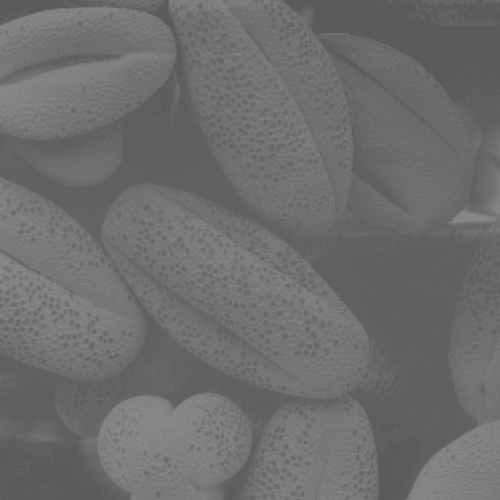
%> input picture DIP/DIP参考书籍代码和素材/0_images/gsls_test1.tif, 500 x 500 px
$ octave Image_HistEQ2.m   (GNU Octave 9; MATLAB toolbox functions it lacks are replaced by stand-ins)
%> lines starting %> are read from the running program, lines starting %| are printed output that depends on the picture
### DIP/DIP参考书籍代码/2_Matlab_Project/3.1_VIP_Histgram_EQ/Gray2Gray_Data_Gen.m
% 打印函数2：Gray输入，Gray输出
%   Gray2Gray_Data_Gen(uint8 img_Gray1, uint8 img_Gray2)
%   img_Gray1：输入待处理的灰度图像
%   img_Gray2：输入处理后的灰度图像
%   img_Gray1.dat：输出待处理的灰度图像hex数据（比对源数据）
%   img_Gray2.dat：输出处理完的灰度图像hex数据（比对结果）

function Gray2Gray_Data_Gen(img_Gray1,img_Gray2)

h1 = size(img_Gray1,1);         % 读取图像高度
w1 = size(img_Gray1,2);         % 读取图像宽度
h2 = size(img_Gray2,1);         % 读取图像高度
w2 = size(img_Gray2,2);         % 读取图像宽度

% -------------------------------------------------------------------------
% Simulation Source Data Generate
bar = waitbar(0,'Speed of source data generating...');  %Creat process bar
fid = fopen('.\img_Gray1.dat','wt');
for row = 1 : h1
    line_pixel = lower(dec2hex(img_Gray1(row,:),2))';
    str_data_tmp = [];
    for col = 1 : w1
        str_data_tmp = [str_data_tmp,line_pixel(col*2-1:col*2),' '];
    end
    str_data_tmp = [str_data_tmp,10];
    fprintf(fid,'%s',str_data_tmp);
    waitbar(row/h1);
end
fclose(fid);
close(bar);   % Close waitbar.

% Simulation Target Data Generate
bar = waitbar(0,'Speed of target data generating...');  %Creat process bar
fid = fopen('.\img_Gray2.dat','wt');
for row = 1 : h2
    line_pixel = lower(dec2hex(img_Gray2(row,:),2))';
    str_data_tmp = [];
    for col = 1 : w2
        str_data_tmp = [str_data_tmp,line_pixel(col*2-1:col*2),' '];
    end
    str_data_tmp = [str_data_tmp,10];
    fprintf(fid,'%s',str_data_tmp);
    waitbar(row/h2);
end
fclose(fid);
close(bar);   % Close waitbar.

### DIP/DIP参考书籍代码/2_Matlab_Project/3.1_VIP_Histgram_EQ/Image_HistEQ2.m
clear all; close all; clc;

% -------------------------------------------------------------------------
% Read PC image to Matlab
IMG1 = imread('../../0_images/gsls_test1.tif');    % 读取jpg图像
%> IMG1 is the input picture: size 500x500 uint8; min 91, max 138, mean 109.1
% IMG1 = rgb2gray(IMG1);
h = size(IMG1,1);         % 读取图像高度
%> h = 500
w = size(IMG1,2);         % 读取图像宽度
%> w = 500

% ----------------------------------------------
% Step1: 进行像素灰度级数统计
NumPixel = zeros(1,256);    %统计0-255灰度级数
for i = 1:h
    for j = 1: w
        NumPixel(IMG1(i,j) + 1) = NumPixel(IMG1(i,j) + 1) + 1;
    end
end
%> after the loop, NumPixel = 256 values, max 19078 at index 97, min 0 at index 1, mean 976.6

% Step2: 进行像素灰度级数累积统计
CumPixel = zeros(1,256);
for i = 1:256
    if i == 1
        CumPixel(i) = NumPixel(i);
    else
        CumPixel(i) = CumPixel(i-1) + NumPixel(i);
    end
end
%> after the loop, CumPixel = 256 values from 0 to 250000

% Step3: 对灰度值进行映射（均衡化） = 归一化 + 扩大到255
IMG2 = zeros(h,w);
for i = 1:h
    for j = 1: w
%        IMG2(i,j) = CumPixel(IMG1(i,j)+1)/(h*w)*255;
        IMG2(i,j) = CumPixel(IMG1(i,j)+1)/980;
%        IMG2(i,j) = bitshift(CumPixel(IMG1(i,j)+1),-10);
    end
end
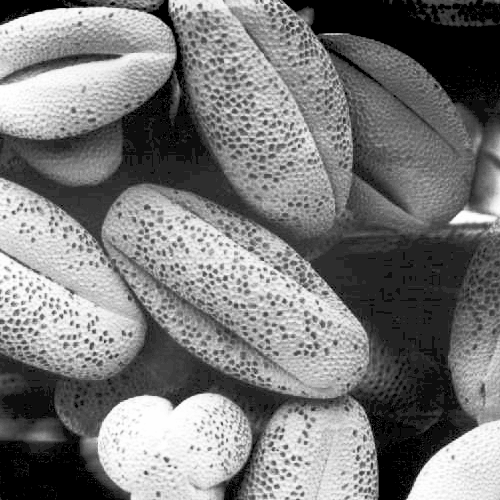
%> IMG2: size 500x500 double; min 17.85, max 255.1, mean 132; drawn with min black and max white
IMG2 = uint8(IMG2);
%> IMG2: size 500x500 uint8


% -------------------------------------------------------------------------
% IMG2 = rgb2gray(IMG1);    % 转灰度图像
% figure;
subplot(231), imshow(IMG1); title('Original Image');
subplot(234), imhist(IMG1); title('Original Hist');

% ----------------------------------------------
% Step1: 进行像素灰度级数统计
NumPixel2 = zeros(1,256);    %统计0-255灰度级数
for i = 1:h
    for j = 1: w
        NumPixel2(IMG2(i,j) + 1) = NumPixel2(IMG2(i,j) + 1) + 1;
    end
end
%> after the loop, NumPixel2 = 256 values, max 19078 at index 51, min 0 at index 1, mean 976.6

% Step2: 进行像素灰度级数累积统计
CumPixel2 = zeros(1,256);
for i = 1:256
    if i == 1
        CumPixel2(i) = NumPixel2(i);
    else
        CumPixel2(i) = CumPixel2(i-1) + NumPixel2(i);
    end
end
%> after the loop, CumPixel2 = 256 values from 0 to 250000
subplot(232), imshow(IMG2); title('Manual HistEQ Image');
subplot(235), imhist(IMG2); title('Manual HistEQ Hist');

% ----------------------------------------------
% Matlab自带函数计算
IMG3 = zeros(h,w);
IMG3 = histeq(IMG1);      % Matlab自带直方图均衡
subplot(233), imshow(IMG3); title('Matlab HistEQ Image');
subplot(236), imhist(IMG3); title('Matlab HistEQ Hist');
%> after `title('Matlab HistEQ Hist')`:
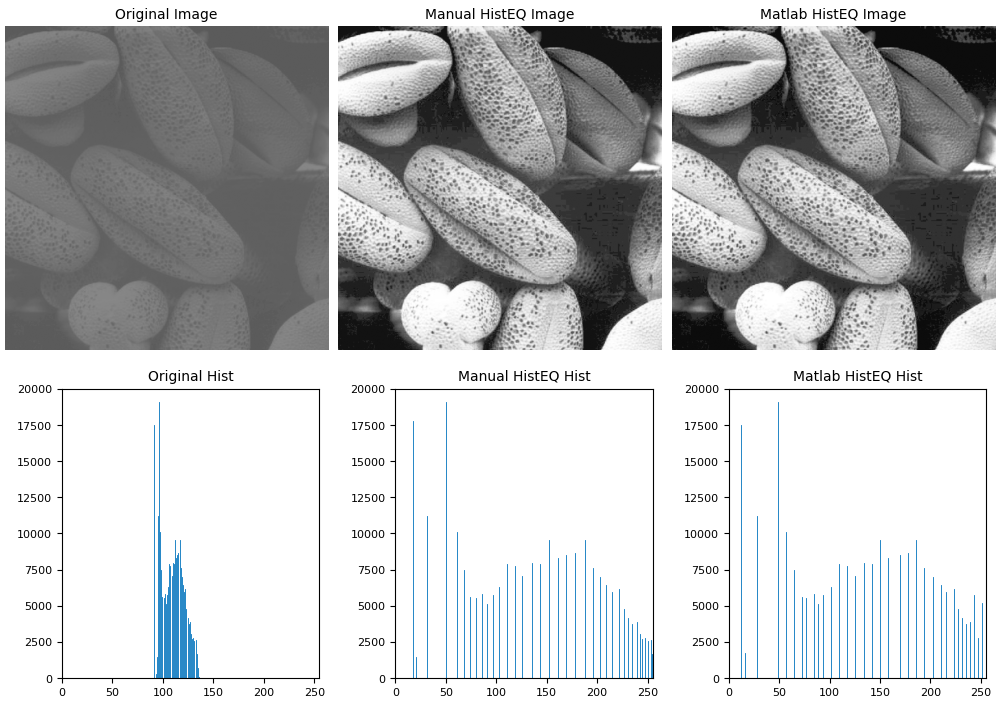
%> figure redrawn from the program's plot data, 6 panels


% ----------------------------------------------
figure;
subplot(121),bar(CumPixel); title('原图灰度级数累积');
subplot(122),bar(CumPixel2);title('拉伸后灰度级数累积');

% -------------------------------------------------------------------------
% Generate image Source Data and Target Data
Gray2Gray_Data_Gen(IMG1,IMG2);
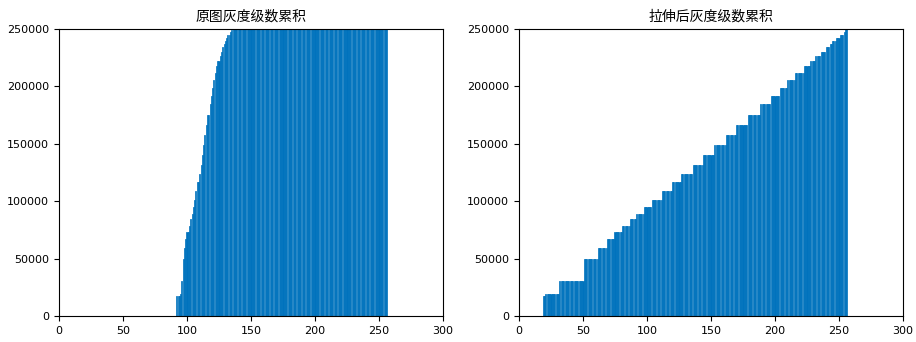
%> figure redrawn from the program's plot data, 2 panels; panel 1: tallest bar 250000 high, from x = 138.6 to 139.4; panel 2: tallest bar 250000 high, from x = 254.6 to 255.4

$ run again, with DIP/DIP参考书籍代码和素材/0_images/gsls_rice.tif copied over DIP/DIP参考书籍代码和素材/0_images/gsls_test1.tif
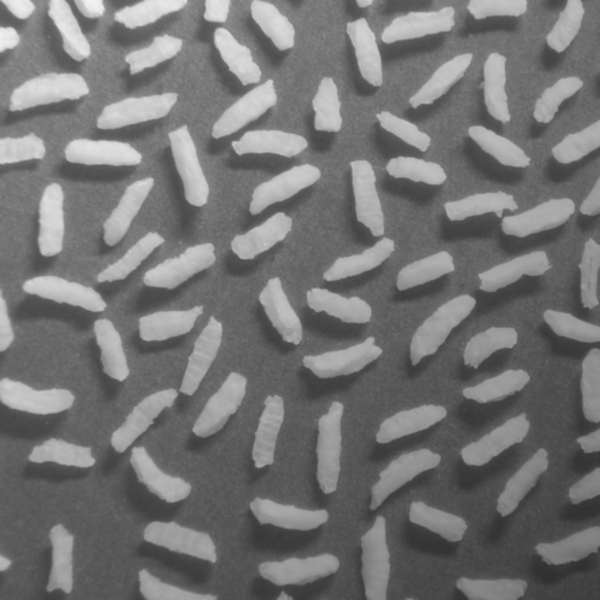
%> input picture DIP/DIP参考书籍代码和素材/0_images/gsls_rice.tif, 600 x 600 px
%> IMG1 is the input picture: size 600x600 uint8; min 47, max 243, mean 116.4
%> after the loop `for i = 1:h`: NumPixel = 256 values, max 6008 at index 90, min 0 at index 1, mean 1406.2
%> after the loop `for i = 1:256`: CumPixel = 256 values from 0 to 360000
%> `IMG2 = uint8(IMG2);`:
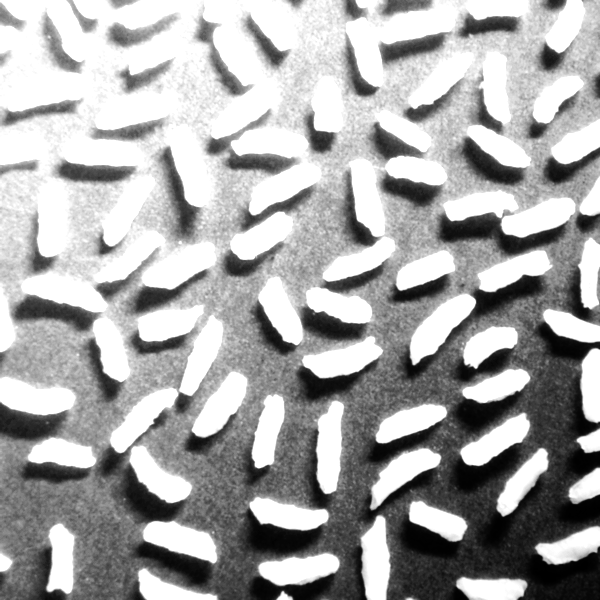
%> IMG2: size 600x600 uint8; min 0, max 255, mean 167.8
%> after the loop `for i = 1:h`: NumPixel2 = 256 values, max 112548 at index 255, min 0 at index 11, mean 1406.2
%> after the loop `for i = 1:256`: CumPixel2 = 256 values from 338 to 360000
%> `Gray2Gray_Data_Gen(IMG1,IMG2);`:
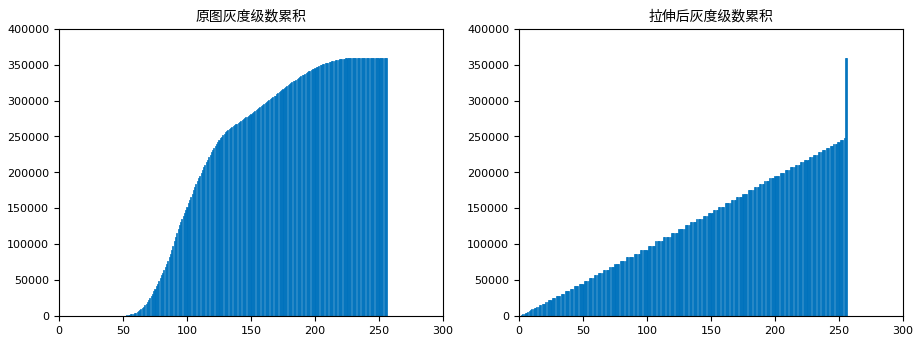
%> figure redrawn from the program's plot data, 2 panels; panel 1: tallest bar 360000 high, from x = 243.6 to 244.4; panel 2: tallest bar 360000 high, from x = 254.6 to 255.4
